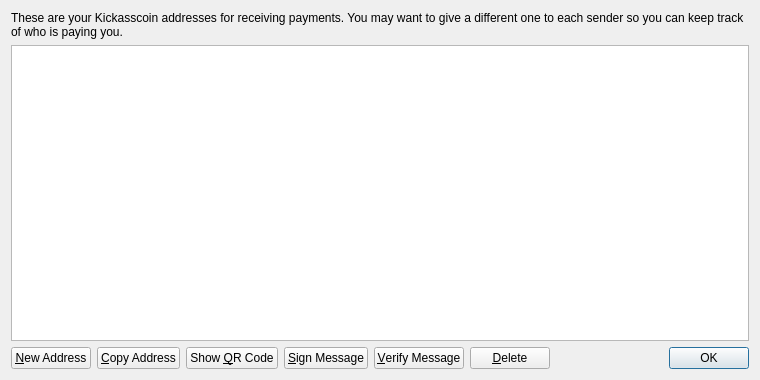
<?xml version="1.0" encoding="UTF-8"?>
<ui version="4.0">
 <class>AddressBookPage</class>
 <widget class="QWidget" name="AddressBookPage">
  <property name="geometry">
   <rect>
    <x>0</x>
    <y>0</y>
    <width>760</width>
    <height>380</height>
   </rect>
  </property>
  <property name="windowTitle">
   <string>Address Book</string>
  </property>
  <layout class="QVBoxLayout" name="verticalLayout">
   <item>
    <widget class="QLabel" name="labelExplanation">
     <property name="text">
      <string>These are your Kickasscoin addresses for receiving payments. You may want to give a different one to each sender so you can keep track of who is paying you.</string>
     </property>
     <property name="textFormat">
      <enum>Qt::PlainText</enum>
     </property>
     <property name="wordWrap">
      <bool>true</bool>
     </property>
    </widget>
   </item>
   <item>
    <widget class="QTableView" name="tableView">
     <property name="contextMenuPolicy">
      <enum>Qt::CustomContextMenu</enum>
     </property>
     <property name="toolTip">
      <string>Double-click to edit address or label</string>
     </property>
     <property name="tabKeyNavigation">
      <bool>false</bool>
     </property>
     <property name="alternatingRowColors">
      <bool>true</bool>
     </property>
     <property name="selectionMode">
      <enum>QAbstractItemView::SingleSelection</enum>
     </property>
     <property name="selectionBehavior">
      <enum>QAbstractItemView::SelectRows</enum>
     </property>
     <property name="sortingEnabled">
      <bool>true</bool>
     </property>
     <attribute name="verticalHeaderVisible">
      <bool>false</bool>
     </attribute>
    </widget>
   </item>
   <item>
    <layout class="QHBoxLayout" name="horizontalLayout">
     <item>
      <widget class="QPushButton" name="newAddressButton">
       <property name="toolTip">
        <string>Create a new address</string>
       </property>
       <property name="text">
        <string>&amp;New Address</string>
       </property>
       <property name="icon">
        <iconset resource="../bitcoin.qrc">
         <normaloff>:/icons/add</normaloff>:/icons/add</iconset>
       </property>
      </widget>
     </item>
     <item>
      <widget class="QPushButton" name="copyToClipboard">
       <property name="toolTip">
        <string>Copy the currently selected address to the system clipboard</string>
       </property>
       <property name="text">
        <string>&amp;Copy Address</string>
       </property>
       <property name="icon">
        <iconset resource="../bitcoin.qrc">
         <normaloff>:/icons/editcopy</normaloff>:/icons/editcopy</iconset>
       </property>
      </widget>
     </item>
     <item>
      <widget class="QPushButton" name="showQRCode">
       <property name="text">
        <string>Show &amp;QR Code</string>
       </property>
       <property name="icon">
        <iconset resource="../bitcoin.qrc">
         <normaloff>:/icons/qrcode</normaloff>:/icons/qrcode</iconset>
       </property>
      </widget>
     </item>
     <item>
      <widget class="QPushButton" name="signMessage">
       <property name="toolTip">
        <string>Sign a message to prove you own a Kickasscoin address</string>
       </property>
       <property name="text">
        <string>&amp;Sign Message</string>
       </property>
       <property name="icon">
        <iconset resource="../bitcoin.qrc">
         <normaloff>:/icons/edit</normaloff>:/icons/edit</iconset>
       </property>
      </widget>
     </item>
     <item>
      <widget class="QPushButton" name="verifyMessage">
       <property name="toolTip">
        <string>Verify a message to ensure it was signed with a specified Kickasscoin address</string>
       </property>
       <property name="text">
        <string>&amp;Verify Message</string>
       </property>
       <property name="icon">
        <iconset resource="../bitcoin.qrc">
         <normaloff>:/icons/transaction_0</normaloff>:/icons/transaction_0</iconset>
       </property>
      </widget>
     </item>
     <item>
      <widget class="QPushButton" name="deleteButton">
       <property name="toolTip">
        <string>Delete the currently selected address from the list. Only sending addresses can be deleted.</string>
       </property>
       <property name="text">
        <string>&amp;Delete</string>
       </property>
       <property name="icon">
        <iconset resource="../bitcoin.qrc">
         <normaloff>:/icons/remove</normaloff>:/icons/remove</iconset>
       </property>
      </widget>
     </item>
     <item>
      <spacer name="horizontalSpacer">
       <property name="orientation">
        <enum>Qt::Horizontal</enum>
       </property>
       <property name="sizeHint" stdset="0">
        <size>
         <width>40</width>
         <height>20</height>
        </size>
       </property>
      </spacer>
     </item>
     <item>
      <widget class="QDialogButtonBox" name="buttonBox">
       <property name="sizePolicy">
        <sizepolicy hsizetype="Maximum" vsizetype="Fixed">
         <horstretch>0</horstretch>
         <verstretch>0</verstretch>
        </sizepolicy>
       </property>
       <property name="standardButtons">
        <set>QDialogButtonBox::Ok</set>
       </property>
      </widget>
     </item>
    </layout>
   </item>
  </layout>
 </widget>
 <resources>
  <include location="../bitcoin.qrc"/>
 </resources>
 <connections/>
</ui>
